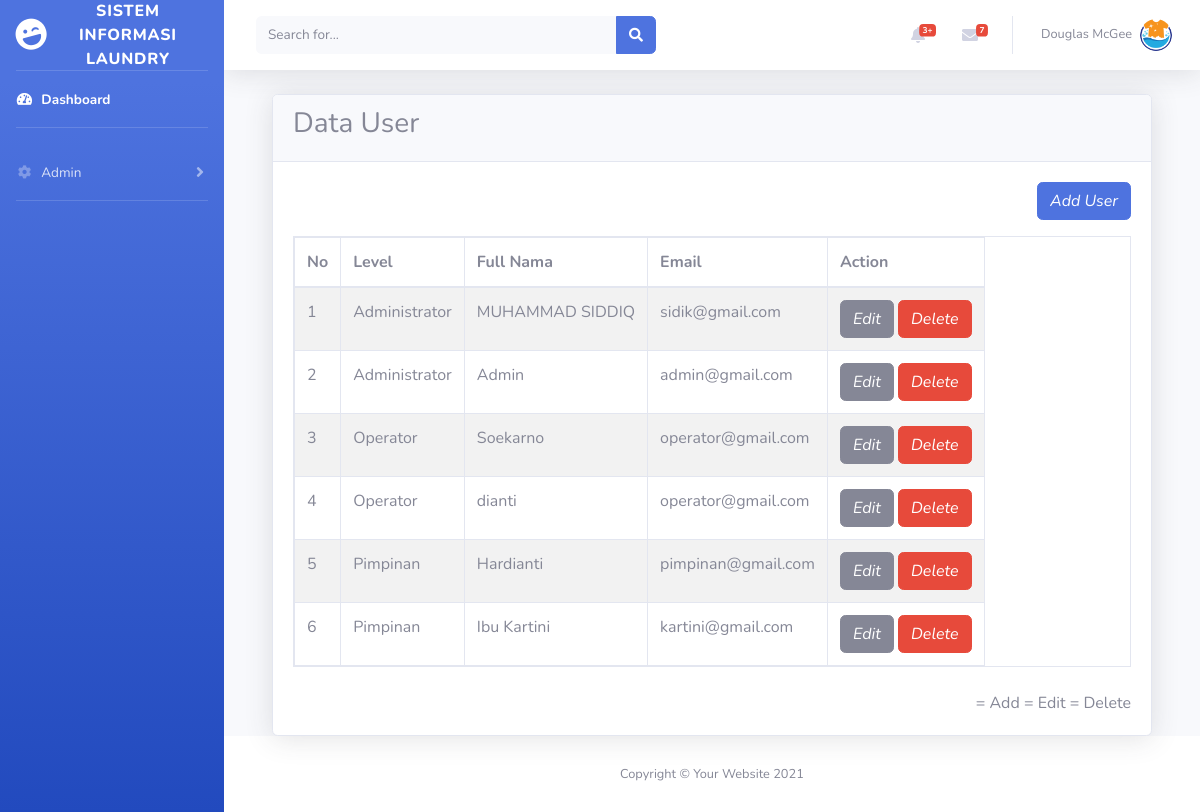
Page /dashboard.php?page=user (signed in) on the committed database.
### tables this page shows
CREATE TABLE `user` (
  `id` int(11) NOT NULL,
  `id_level` int(11) NOT NULL,
  `username` varchar(50) NOT NULL,
  `email` varchar(50) NOT NULL,
  `password` varchar(50) NOT NULL,
  `created_at` timestamp NOT NULL DEFAULT current_timestamp(),
  `updated_at` timestamp NOT NULL DEFAULT current_timestamp() ON UPDATE current_timestamp(),
  `deleted_at` tinyint(1) NOT NULL DEFAULT 0
);

CREATE TABLE `level` (
  `id` int(11) NOT NULL,
  `level_name` varchar(50) NOT NULL,
  `created_at` timestamp NOT NULL DEFAULT current_timestamp(),
  `updated_at` timestamp NOT NULL DEFAULT current_timestamp() ON UPDATE current_timestamp(),
  `deleted_at` tinyint(1) NOT NULL DEFAULT 0
);

### admin/content/user.php (the view, shortened to what this page needs)
<?php
include 'admin/controller/administrator-validation.php';
$queryData = mysqli_query($config, "SELECT user.id, user.username, user.email, level.level_name FROM user LEFT JOIN level ON user.id_level = level.id ORDER BY user.id_level ASC, user.updated_at DESC");
?>
<div class="card shadow">
    <div class="card-header">
        <h3>Data User</h3>
    </div>
    <div class="card-body">
        <div align="right" class="button-action">
            <a href="?page=add-user" class="btn btn-primary"><i class='bx bx-plus'>Add User</i></a>
        </div>
        <table class="table table-bordered table-striped table-hover table-responsive mt-3">
            <thead>
                <tr>
                    <th>No</th>
                    <th>Level</th>
                    <th>Full Nama</th>
                    <th>Email</th>
                    <th>Action</th>
                </tr>
            </thead>
            <tbody>
                <?php
                $no = 1;
                while ($rowData = mysqli_fetch_assoc($queryData)) : ?>
                    <tr>
                        <td><?= $no++ ?></td>
                        <td><?= isset($rowData['level_name']) ? $rowData['level_name'] : '-' ?></td>
                        <td><?= isset($rowData['username']) ? $rowData['username'] : '-' ?></td>
                        <td><?= isset($rowData['email']) ? $rowData['email'] : '-' ?></td>
                        <td>
                            <a href="?page=add-user&edit=<?php echo $rowData['id'] ?>">
                                <button class="btn btn-secondary">
                                    <i class="tf-icon bx bx-edit bx-22px">Edit</i>
                                </button>
                            </a>
                            <a onclick="return confirm ('Apakah anda yakin akan menghapus data ini?')"
                                href="?page=add-user&delete=<?php echo $rowData['id'] ?>">
                                <button class="btn btn-danger">
                                    <i class="tf-icon bx bx-trash bx-22px">Delete</i>
                                </button>
                            </a>
                        </td>
                    </tr>
                <?php endwhile;
                ?>
            </tbody>
        </table>
        <div class="mt-4" align="right">
            <span class="me-4"><i class="bx bx-plus"></i> = Add</span>
            <span class="me-4"><i class="bx bx-edit"></i> = Edit</span>
            <span><i class="bx bx-trash"></i> = Delete</span>
        </div>
    </div>
</div>

### rows in the picture
user: id_level.level_name "Administrator", username "MUHAMMAD SIDDIQ", email "sidik@gmail.com"
user: id_level.level_name "Administrator", username "Admin", email "admin@gmail.com"
user: id_level.level_name "Operator", username "Soekarno", email "operator@gmail.com"
user: id_level.level_name "Operator", username "dianti", email "operator@gmail.com"
user: id_level.level_name "Pimpinan", username "Hardianti", email "pimpinan@gmail.com"
user: id_level.level_name "Pimpinan", username "Ibu Kartini", email "kartini@gmail.com"
